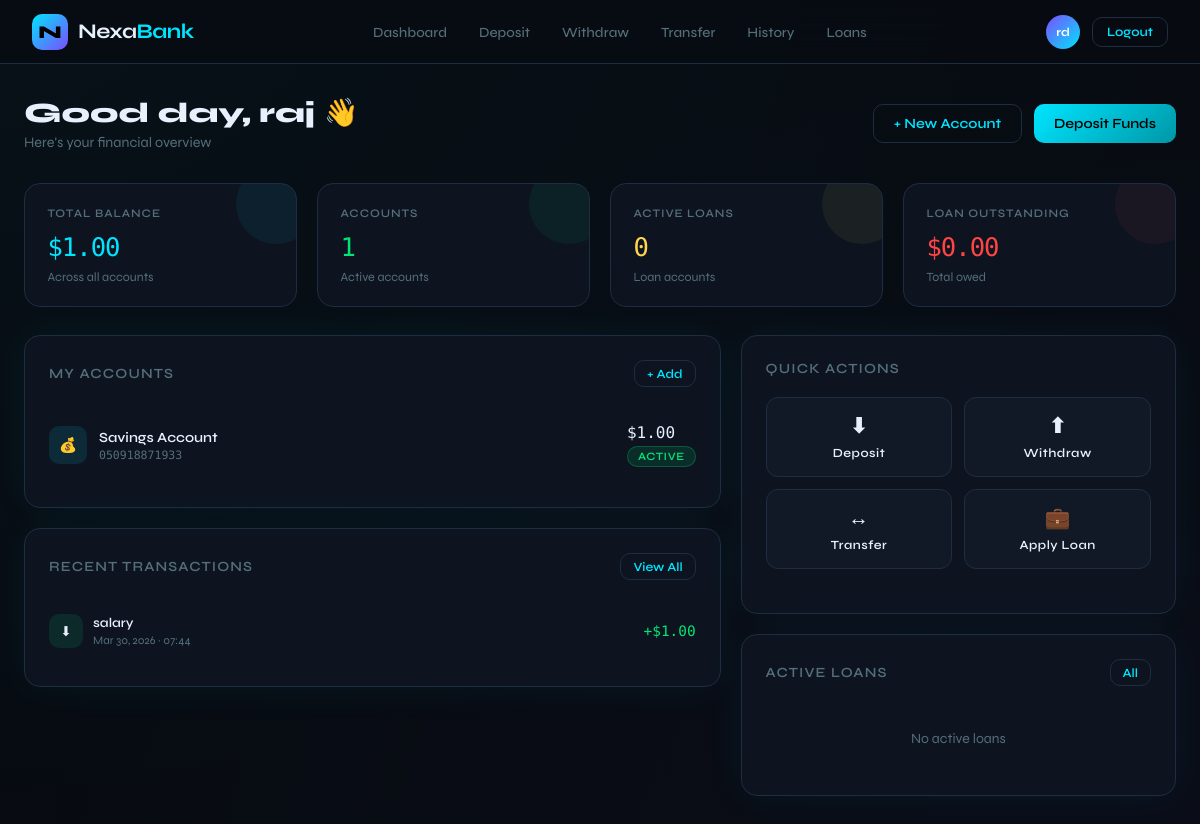
/dashboard/ (signed in), run on the app's committed database.
### banking/models.py (models this page shows, shortened)
class Account(models.Model):
    ACCOUNT_TYPES = [
        ('SAVINGS', 'Savings Account'),
        ('CHECKING', 'Checking Account'),
        ('FIXED', 'Fixed Deposit'),
    ]
    STATUS_CHOICES = [
        ('ACTIVE', 'Active'),
        ('FROZEN', 'Frozen'),
        ('CLOSED', 'Closed'),
    ]
    user = models.ForeignKey(User, on_delete=models.CASCADE, related_name='accounts')
    account_number = models.CharField(max_length=20, unique=True, default=generate_account_number)
    account_type = models.CharField(max_length=20, choices=ACCOUNT_TYPES, default='SAVINGS')
    balance = models.DecimalField(max_digits=15, decimal_places=2, default=0.00)
    status = models.CharField(max_length=10, choices=STATUS_CHOICES, default='ACTIVE')
    created_at = models.DateTimeField(auto_now_add=True)
    updated_at = models.DateTimeField(auto_now=True)
    class Meta:
        ordering = ['-created_at']

class Transaction(models.Model):
    TRANSACTION_TYPES = [
        ('DEPOSIT', 'Deposit'),
        ('WITHDRAWAL', 'Withdrawal'),
        ('TRANSFER_IN', 'Transfer In'),
        ('TRANSFER_OUT', 'Transfer Out'),
    ]
    STATUS_CHOICES = [
        ('PENDING', 'Pending'),
        ('COMPLETED', 'Completed'),
        ('FAILED', 'Failed'),
        ('REVERSED', 'Reversed'),
    ]
    transaction_id = models.UUIDField(default=uuid.uuid4, editable=False, unique=True)
    account = models.ForeignKey(Account, on_delete=models.CASCADE, related_name='transactions')
    transaction_type = models.CharField(max_length=20, choices=TRANSACTION_TYPES)
    amount = models.DecimalField(max_digits=15, decimal_places=2)
    balance_after = models.DecimalField(max_digits=15, decimal_places=2)
    description = models.CharField(max_length=255, blank=True)
    related_account = models.ForeignKey(
        Account, on_delete=models.SET_NULL, null=True, blank=True,
        related_name='related_transactions'
    )
    status = models.CharField(max_length=10, choices=STATUS_CHOICES, default='COMPLETED')
    timestamp = models.DateTimeField(default=timezone.now)
    class Meta:
        ordering = ['-timestamp']

### banking/views.py (the view)
# urls.py: path('dashboard/', views.dashboard, name='dashboard'),
@login_required
def dashboard(request):
    accounts = Account.objects.filter(user=request.user)
    recent_transactions = Transaction.objects.filter(
        account__user=request.user
    ).select_related('account')[:10]
    total_balance = accounts.aggregate(total=Sum('balance'))['total'] or 0
    active_loans = Loan.objects.filter(account__user=request.user, status='ACTIVE')
    total_loan = active_loans.aggregate(total=Sum('outstanding_amount'))['total'] or 0
    context = {
        'accounts': accounts,
        'recent_transactions': recent_transactions,
        'total_balance': total_balance,
        'total_loan': total_loan,
        'active_loans_count': active_loans.count(),
    }
    return render(request, 'banking/dashboard.html', context)

### templates/banking/dashboard.html (shortened to what this page needs)
{% extends 'banking/base.html' %}
{% block content %}
<div class="welcome-bar fade-up">
    <div class="welcome-text">
        <h1>Good day, {{ user.first_name }} 👋</h1>
        <p>Here's your financial overview</p>
    </div>
    <div style="display:flex;gap:0.75rem;">
        <a href="{% url 'create_account' %}" class="btn btn-outline">+ New Account</a>
        <a href="{% url 'deposit' %}" class="btn btn-primary">Deposit Funds</a>
    </div>
</div>
<div class="stats-grid fade-up">
    <div class="stat-card" style="--glow-color: rgba(0,229,255,0.06);">
        <div class="stat-label">Total Balance</div>
        <div class="stat-value" style="color: var(--accent);">${{ total_balance|floatformat:2 }}</div>
        <div class="stat-sub">Across all accounts</div>
    </div>
    <div class="stat-card" style="--glow-color: rgba(0,230,118,0.06);">
        <div class="stat-label">Accounts</div>
        <div class="stat-value" style="color: var(--success);">{{ accounts.count }}</div>
        <div class="stat-sub">Active accounts</div>
    </div>
    <div class="stat-card" style="--glow-color: rgba(255,213,79,0.06);">
        <div class="stat-label">Active Loans</div>
        <div class="stat-value" style="color: var(--gold);">{{ active_loans_count }}</div>
        <div class="stat-sub">Loan accounts</div>
    </div>
    <div class="stat-card" style="--glow-color: rgba(255,68,68,0.06);">
        <div class="stat-label">Loan Outstanding</div>
        <div class="stat-value" style="color: var(--danger);">${{ total_loan|floatformat:2 }}</div>
        <div class="stat-sub">Total owed</div>
    </div>
</div>
<div class="bottom-grid fade-up">
    <div>
        <div class="card" style="margin-bottom:1.25rem;">
            <div class="card-header">
                <span class="card-title">My Accounts</span>
                <a href="{% url 'create_account' %}" class="btn btn-outline" style="padding:5px 12px;font-size:0.78rem;">+ Add</a>
            </div>
            {% for account in accounts %}
            <a href="{% url 'account_detail' account.id %}" style="text-decoration:none;color:inherit;">
            <div class="account-item">
                <div style="display:flex;align-items:center;flex:1;">
                    <div class="account-icon" style="background: {% if account.account_type == 'SAVINGS' %}rgba(0,229,255,0.1){% elif account.account_type == 'CHECKING' %}rgba(124,77,255,0.1){% else %}rgba(255,213,79,0.1){% endif %}">
                        {% if account.account_type == 'SAVINGS' %}💰{% elif account.account_type == 'CHECKING' %}💳{% else %}📈{% endif %}
                    </div>
                    <div class="account-info">
                        <div class="account-name">{{ account.get_account_type_display }}</div>
                        <div class="account-num">{{ account.account_number }}</div>
                    </div>
                </div>
                <div>
                    <div class="account-bal">${{ account.balance|floatformat:2 }}</div>
                    <span class="badge {% if account.status == 'ACTIVE' %}badge-success{% else %}badge-danger{% endif %}" style="float:right;margin-top:4px;">{{ account.status }}</span>
                </div>
            </div>
            </a>
            {% empty %}
            <div style="text-align:center; padding: 2rem; color: var(--muted);">No accounts yet</div>
            {% endfor %}
        </div>
        <div class="card">
            <div class="card-header">
                <span class="card-title">Recent Transactions</span>
                <a href="{% url 'transactions' %}" class="btn btn-outline" style="padding:5px 12px;font-size:0.78rem;">View All</a>
            </div>
            {% for tx in recent_transactions %}
            <div class="tx-item">
                <div style="display:flex;align-items:center;flex:1;">
                    <div class="tx-icon" style="background: {% if tx.transaction_type == 'DEPOSIT' or tx.transaction_type == 'TRANSFER_IN' %}rgba(0,230,118,0.1){% else %}rgba(255,68,68,0.1){% endif %}">
                        {% if tx.transaction_type == 'DEPOSIT' %}⬇{% elif tx.transaction_type == 'WITHDRAWAL' %}⬆{% elif tx.transaction_type == 'TRANSFER_IN' %}↙{% else %}↗{% endif %}
                    </div>
                    <div class="tx-info">
                        <div class="tx-desc">{{ tx.description|default:tx.get_transaction_type_display }}</div>
                        <div class="tx-date">{{ tx.timestamp|date:"M d, Y · H:i" }}</div>
                    </div>
                </div>
                <div class="tx-amount {% if tx.transaction_type == 'DEPOSIT' or tx.transaction_type == 'TRANSFER_IN' %}amount-pos{% else %}amount-neg{% endif %}">
                    {% if tx.transaction_type == 'DEPOSIT' or tx.transaction_type == 'TRANSFER_IN' %}+{% else %}-{% endif %}${{ tx.amount|floatformat:2 }}
                </div>
            </div>
            {% empty %}
            <div style="text-align:center; padding: 2rem; color: var(--muted);">No transactions yet</div>
            {% endfor %}
        </div>
    </div>
    <div>
        <div class="card" style="margin-bottom:1.25rem;">
            <div class="card-header"><span class="card-title">Quick Actions</span></div>
            <div class="quick-actions">
                <a href="{% url 'deposit' %}" class="quick-btn"><span>⬇</span> Deposit</a>
                <a href="{% url 'withdraw' %}" class="quick-btn"><span>⬆</span> Withdraw</a>
                <a href="{% url 'transfer' %}" class="quick-btn"><span>↔</span> Transfer</a>
                <a href="{% url 'apply_loan' %}" class="quick-btn"><span>💼</span> Apply Loan</a>
            </div>
        </div>
        <div class="card">
            <div class="card-header">
                <span class="card-title">Active Loans</span>
                <a href="{% url 'loans' %}" class="btn btn-outline" style="padding:5px 12px;font-size:0.78rem;">All</a>
            </div>
            {% if active_loans_count == 0 %}
            <div style="text-align:center;padding:1.5rem;color:var(--muted);font-size:0.875rem;">No active loans</div>
            {% endif %}
        </div>
    </div>
</div>
{% endblock %}

### templates/banking/base.html (shortened to what this page needs)
<!DOCTYPE html>
<html lang="en">
<head>
</head>
<body>
    <nav>
        <a class="nav-brand" href="{% url 'home' %}">
            <div class="nav-logo">N</div>
            <span class="nav-name">Nexa<span>Bank</span></span>
        </a>
        {% if user.is_authenticated %}
        <ul class="nav-links">
            <li><a href="{% url 'dashboard' %}">Dashboard</a></li>
            <li><a href="{% url 'deposit' %}">Deposit</a></li>
            <li><a href="{% url 'withdraw' %}">Withdraw</a></li>
            <li><a href="{% url 'transfer' %}">Transfer</a></li>
            <li><a href="{% url 'transactions' %}">History</a></li>
            <li><a href="{% url 'loans' %}">Loans</a></li>
        </ul>
        <div class="nav-user">
            <div class="nav-avatar">{{ user.first_name.0 }}{{ user.last_name.0 }}</div>
            <a href="{% url 'logout' %}" class="btn btn-outline" style="padding: 6px 14px; font-size:0.8rem;">Logout</a>
        </div>
        {% else %}
        <div class="nav-user">
            <a href="{% url 'login' %}" class="btn btn-outline" style="padding:6px 14px; font-size:0.8rem;">Login</a>
            <a href="{% url 'register' %}" class="btn btn-primary" style="padding:6px 14px; font-size:0.8rem;">Register</a>
        </div>
        {% endif %}
    </nav>
    <div class="main-wrap">
        {% block content %}{% endblock %}
    </div>
</body>
</html>

### templates/banking/base.html (style rules this page uses)
:root { --bg: #080c12; --surface: #0d1420; --surface2: #111927; --border: #1e2d42; --accent: #00e5ff; --accent2: #7c4dff; --gold: #ffd54f; --danger: #ff4444; --success: #00e676; --text: #e8f0fe; --muted: #546e7a; --card-glow: 0 0 40px rgba(0,229,255,0.06); }
* { margin: 0; padding: 0; box-sizing: border-box; }
body { background: var(--bg); color: var(--text); font-family: 'Syne', sans-serif; min-height: 100vh; overflow-x: hidden; }
body::before { content: ''; position: fixed; top: -50%; left: -50%; width: 200%; height: 200%; background: radial-gradient(ellipse at 20% 20%, rgba(0,229,255,0.03) 0%, transparent 50%), radial-gradient(ellipse at 80% 80%, rgba(124,77,255,0.03) 0%, transparent 50%); pointer-events: none; z-index: 0; }
nav { position: sticky; top: 0; z-index: 100; background: rgba(8,12,18,0.95); backdrop-filter: blur(20px); border-bottom: 1px solid var(--border); padding: 0 2rem; height: 64px; display: flex; align-items: center; justify-content: space-between; }
.nav-brand { display: flex; align-items: center; gap: 10px; text-decoration: none; }
.nav-logo { width: 36px; height: 36px; background: linear-gradient(135deg, var(--accent), var(--accent2)); border-radius: 10px; display: flex; align-items: center; justify-content: center; font-size: 18px; font-weight: 800; color: #000; }
.nav-name { font-size: 1.3rem; font-weight: 700; letter-spacing: -0.5px; color: var(--text); }
.nav-name span { color: var(--accent); }
.nav-links { display: flex; align-items: center; gap: 0.25rem; list-style: none; }
.nav-links a { color: var(--muted); text-decoration: none; padding: 6px 14px; border-radius: 8px; font-size: 0.875rem; font-weight: 500; transition: all 0.2s; }
.nav-user { display: flex; align-items: center; gap: 12px; }
.nav-avatar { width: 34px; height: 34px; border-radius: 50%; background: linear-gradient(135deg, var(--accent2), var(--accent)); display: flex; align-items: center; justify-content: center; font-size: 0.75rem; font-weight: 700; color: white; }
.main-wrap { position: relative; z-index: 1; max-width: 1200px; margin: 0 auto; padding: 2rem 1.5rem; }
.card { background: var(--surface); border: 1px solid var(--border); border-radius: 16px; padding: 1.5rem; box-shadow: var(--card-glow); transition: border-color 0.2s, box-shadow 0.2s; }
.card-header { display: flex; align-items: center; justify-content: space-between; margin-bottom: 1.25rem; }
.card-title { font-size: 0.875rem; font-weight: 600; letter-spacing: 0.08em; text-transform: uppercase; color: var(--muted); }
.btn { display: inline-flex; align-items: center; gap: 8px; padding: 10px 20px; border-radius: 10px; font-family: 'Syne', sans-serif; font-size: 0.875rem; font-weight: 600; cursor: pointer; border: none; transition: all 0.2s; text-decoration: none; }
.btn-primary { background: linear-gradient(135deg, var(--accent), #0097a7); color: #000; }
.btn-outline { background: transparent; color: var(--accent); border: 1px solid var(--border); }
.badge { padding: 3px 10px; border-radius: 20px; font-size: 0.7rem; font-weight: 600; letter-spacing: 0.05em; text-transform: uppercase; }
.badge-success { background: rgba(0,230,118,0.12); color: var(--success); border: 1px solid rgba(0,230,118,0.25); }
.amount-pos { color: var(--success); }
.fade-up { animation: fadeUp 0.4s ease forwards; }

### data on the page
Account: account_type "Savings Account", account_number "050918871933", balance "1.00", status "ACTIVE"
Transaction: description "salary", timestamp "Mar 30, 2026 · 07:44", amount "1.00"

### other printed values
{{ user.first_name.0 }} "r"
{{ user.last_name.0 }} "d"
{{ user.first_name }} "raj"
{{ total_balance|floatformat:2 }} "1.00"
{{ accounts.count }} "1"
{{ active_loans_count }} "0"
{{ total_loan|floatformat:2 }} "0.00"
